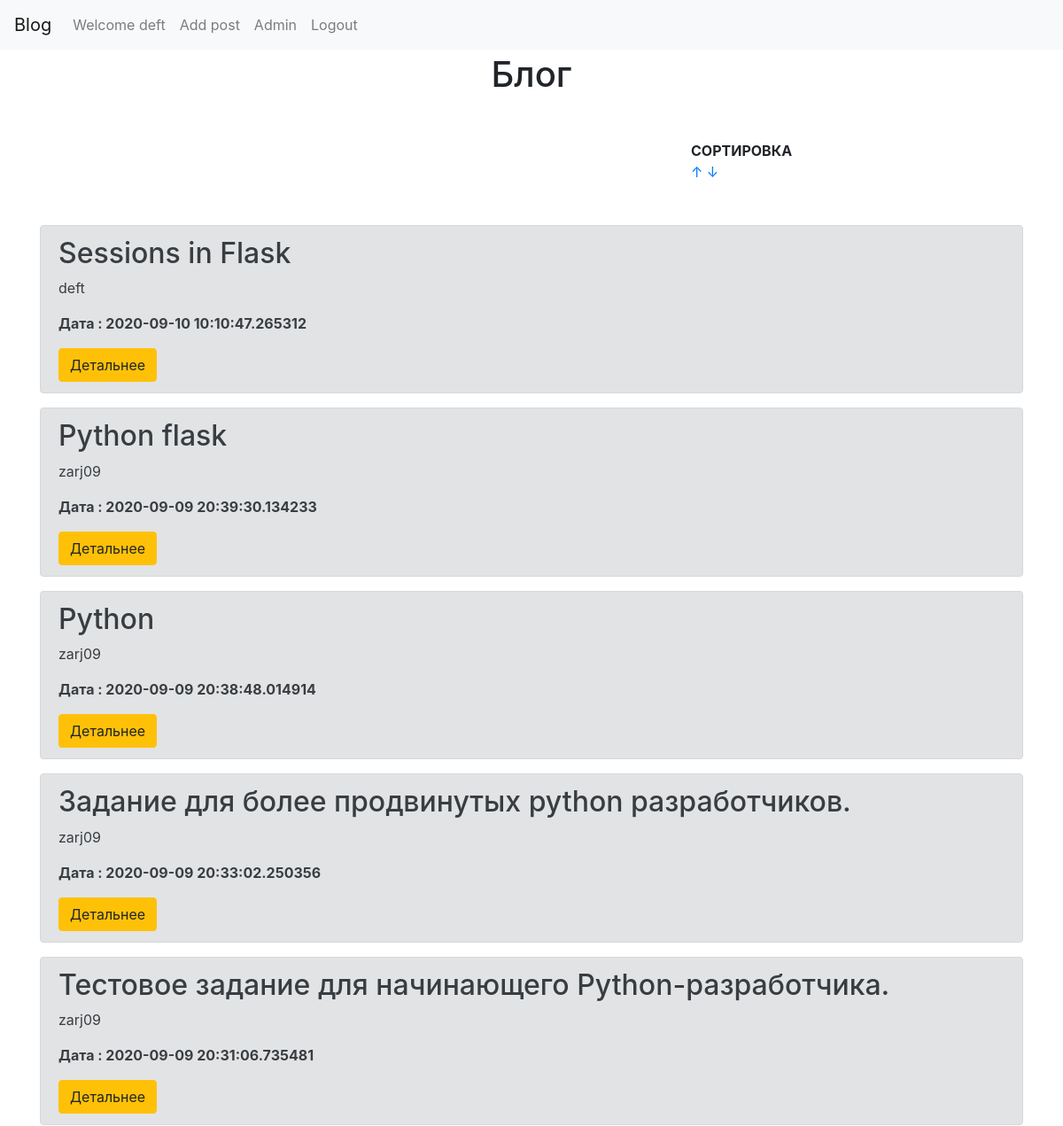
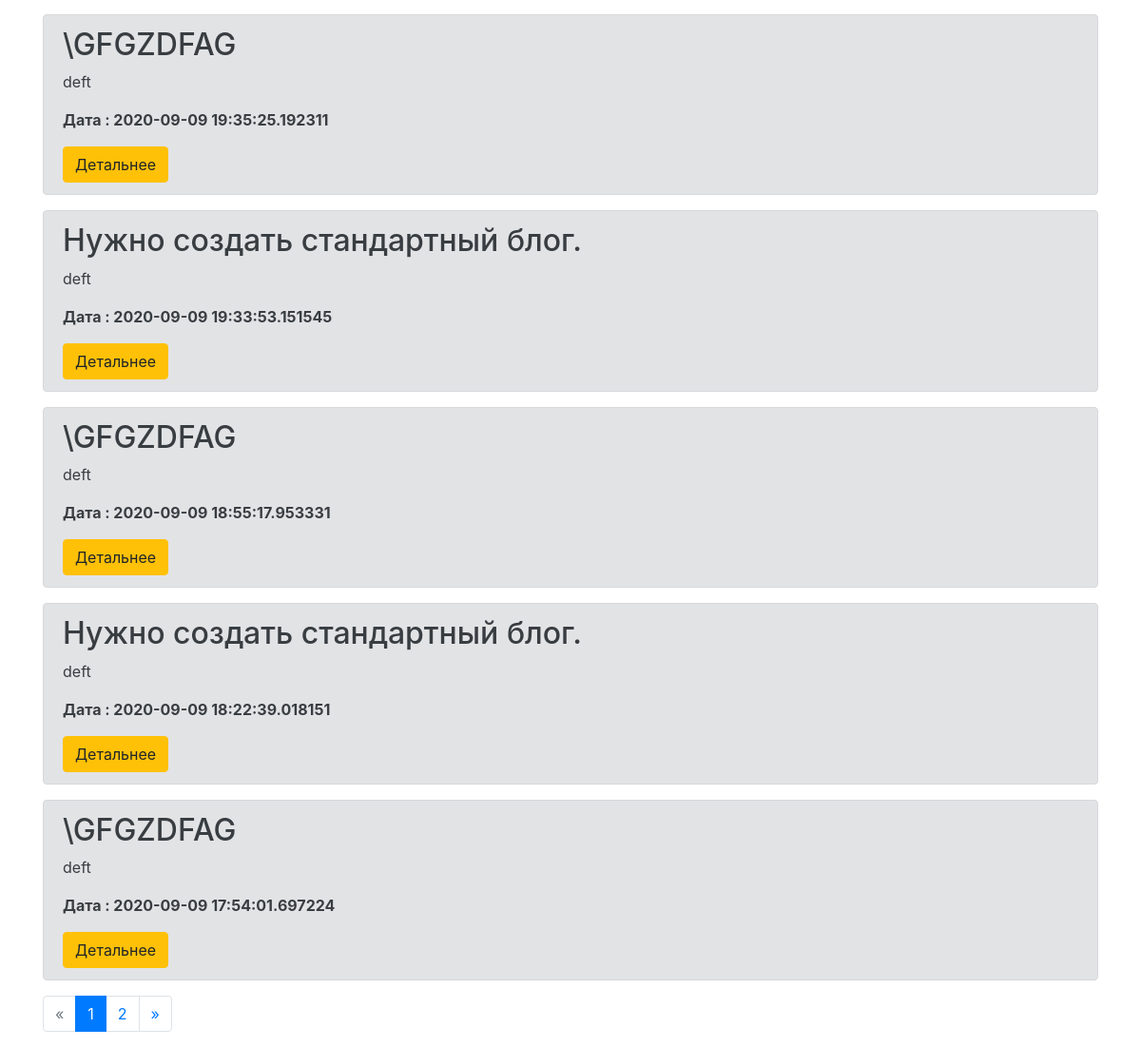
Screenshot of / (signed in) with the database file from the repository (2 pictures, top to bottom).
### app.py (models this page shows, shortened)
class Users(db.Model, UserMixin):
    __tablename__ = 'Users'
    id=db.Column(db.Integer,primary_key=True)
    username=db.Column(db.String(50), nullable = False)
    email=db.Column(db.String(50), nullable = False)
    password = db.Column(db.String(250), nullable = False)
    creationData=db.Column(db.DateTime,default=datetime.now())

class Article(db.Model):
    __tablename__ = 'articl'
    id=db.Column(db.Integer,primary_key=True)
    Authors=db.Column(db.String(50), nullable = False)
    Header=db.Column(db.String(300), nullable = False)
    content = db.Column(db.String(1500), nullable = False)
    img1=db.Column(db.String(248), nullable=True)
    creationData=db.Column(db.DateTime,default=datetime.now())

### app.py (the view)
@app.route('/')
def index():
    order = request.args.get('sort')
    page=request.args.get('page')
    if order is not None:
        if order == '1':
            articles = Article.query.order_by(Article.creationData)
        elif order == '2':
            articles = Article.query.order_by(Article.creationData.desc())
    else:
        articles = Article.query.order_by(Article.creationData.desc())
    if page and page.isdigit():
        page=int(page)
    else:
        page=1
    pages=articles.paginate(page=page,per_page=10)
    return render_template('index.html',articles=articles,pages =pages)

### app.py (called while the page is built)
@login_manager.user_loader
def load_user(user_id):
    return Users.query.get(int(user_id))

### templates/index.html (shortened to what this page needs)
        {% extends "base.html" %}
        {% block content %}
    <div class="container">
        <h1 class="text-center mt-1"> Блог </h1>
            </div>
    <div class="row" style= margin-top:50px;margin-left:315px>
        <div class="col-md-2 offset-md-6">
            <span><b>СОРТИРОВКА</b></span>
            <a href="/?sort=1">&uarr;</a>
            <a href="/?sort=2">&darr;</a>
        </div>
</div>
<div class="container mt-5">
    {%for art in pages.items%}
    <div class="alert alert-secondary">
        <h2>{{art.Header}}</h2>
        <p>{{ art.Authors}}</p>
        <p><b>Дата : {{art.creationData}}</b></p>
        <a href="/show?id={{ art.id }}"class="btn btn-warning"> Детальнее </a>
    </div>
    {%endfor%}
            <nav aria-label="...">
                <ul class="pagination">
                  <li {%if not pages.prev_num%} class="page-item disabled" {%else%} class="page-item " {%endif%}>
                    <a class="page-link" href='./?page={{pages.prev_num}}' tabindex="-1">«</a>
                  </li>
                  {%for page in pages.iter_pages() %}
                  {%if  page==pages.page%} <li class="page-item active">{%endif%}
                      {%if page %}
                    <a class="page-link" href="./?page={{page}}">{{page}} <span class="sr-only">(current)</span></a>
                  </li>
                  {%else%}
                  <li class="page-item disabled"><a class="page-link" href="">...</a></li>
                  {%endif%}
                  {% endfor %}
                  <li {%if not pages.next_num%} class="page-item disabled" {%else%} class="page-item " {%endif%}>
                      <a class="page-link" href="./?page={{pages.next_num}}">»</a>
                  </li>
              </ul>
              </nav>        </div>
{% endblock %}

### templates/base.html (shortened to what this page needs)
<!DOCTYPE html>
    <head>
      <link rel="stylesheet" href="https://stackpath.bootstrapcdn.com/bootstrap/4.5.0/css/bootstrap.min.css">
      <nav class="navbar navbar-expand-lg navbar-light bg-light">
        <a class="navbar-brand" href="{{ url_for('index') }}"> Blog</a>
        <div class="collapse navbar-collapse" id="navbarNav">
          <ul class="navbar-nav">
            {% if current_user.is_authenticated %}
            <li class="nav-item">
              <a class="nav-link" > Welcome {{current_user.username}}</a>
            </li>
            <li class="nav-item">
              <a class="nav-link" href="{{ url_for('add') }}" > Add post</a>
            </li>
            <li class="nav-item">
              <a class="nav-link" href="\admin"  >Admin</a>
            </li>
            <li class="nav-item">
              <a class="nav-link" href="{{ url_for('logout') }}"> Logout</a>
            </li>
              {% endif %}
          </ul>
        </div>
      </nav>
      </head>
      <body>
        {%block content%} {%endblock%}
      </body>
</html>

### rows the page displays
Users: username "deft"
Article: Header "Sessions in Flask", Authors "deft", creationData "2020-09-10 10:10:47.265312"
Article: Header "Python flask", Authors "zarj09", creationData "2020-09-09 20:39:30.134233"
Article: Header "Python", Authors "zarj09", creationData "2020-09-09 20:38:48.014914"
Article: Header "Задание для более продвинутых python разработчиков.", Authors "zarj09", creationData "2020-09-09 20:33:02.250356"
Article: Header "Тестовое задание для начинающего Python-разработчика.", Authors "zarj09", creationData "2020-09-09 20:31:06.735481"
Article: Header "\\GFGZDFAG", Authors "deft", creationData "2020-09-09 19:35:25.192311"
Article: Header "Нужно создать стандартный блог.", Authors "deft", creationData "2020-09-09 19:33:53.151545"
Article: Header "\\GFGZDFAG", Authors "deft", creationData "2020-09-09 18:55:17.953331"
Article: Header "Нужно создать стандартный блог.", Authors "deft", creationData "2020-09-09 18:22:39.018151"
Article: Header "\\GFGZDFAG", Authors "deft", creationData "2020-09-09 17:54:01.697224"

### other values shown
{{ page }} "1" "2"
